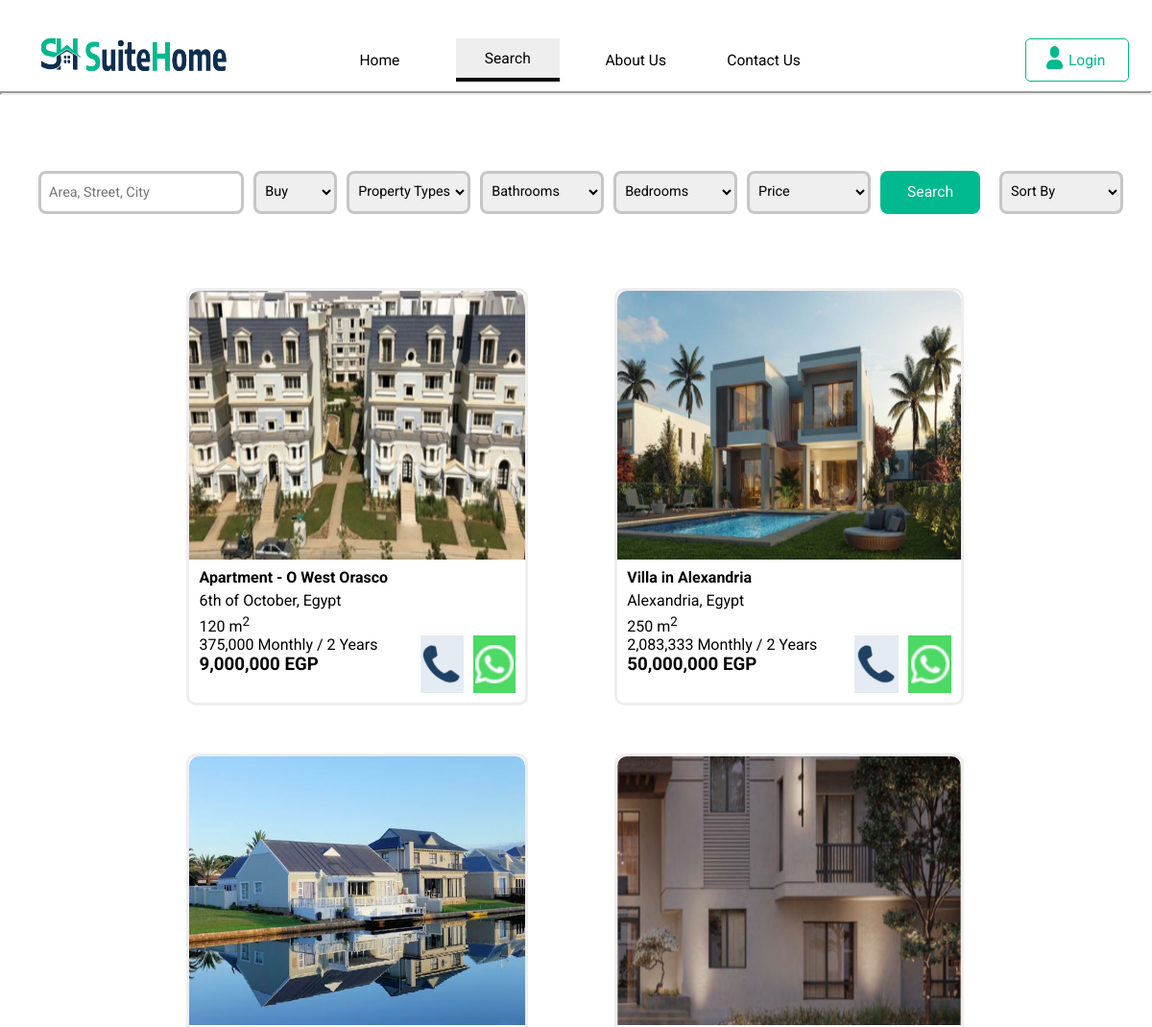
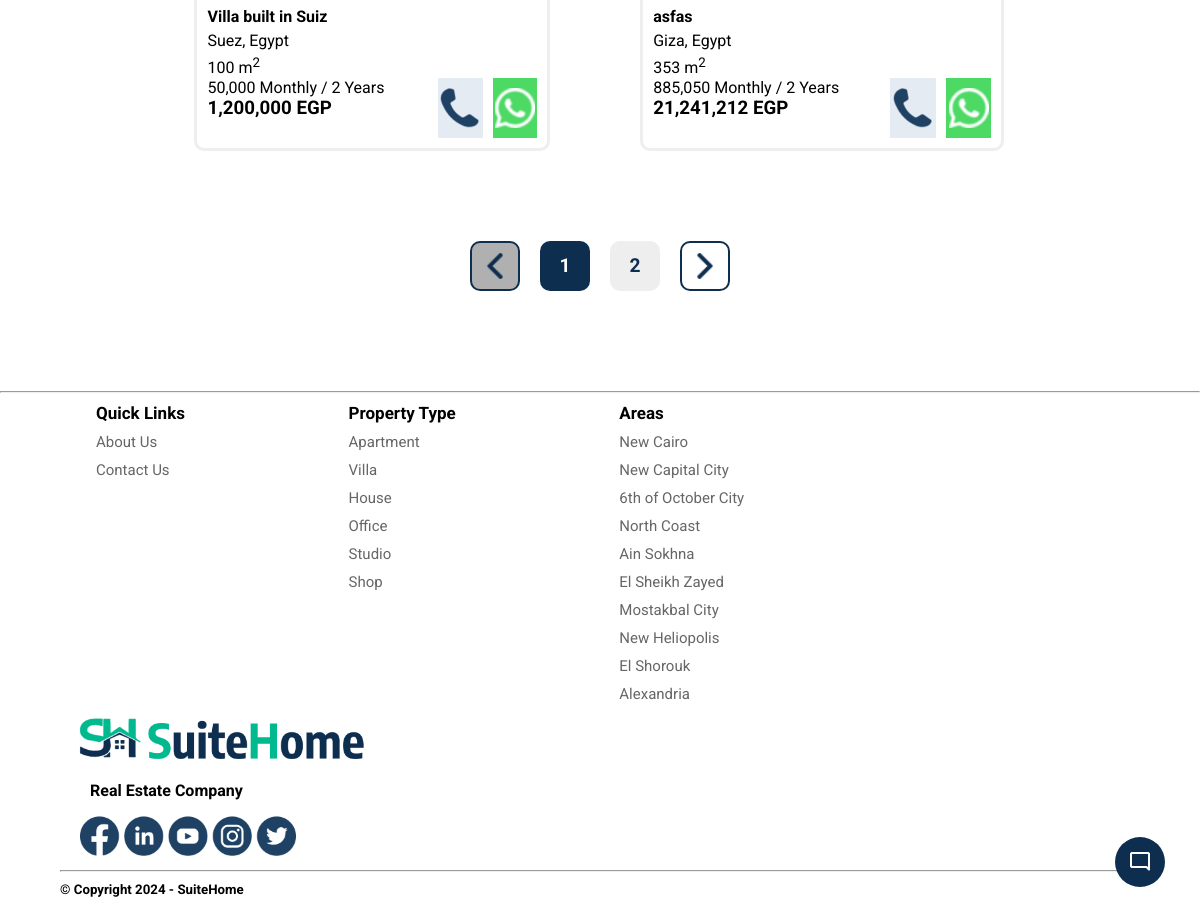
The app's page /search/ with its own data (2 pictures, top to bottom).
### Real_Estate_Portal/models.py (models this page shows, shortened)
class Property(models.Model):
    name = models.CharField(max_length=50)
    price = models.DecimalField(default=0,decimal_places=2,max_digits=10)
    Category=[
    ('APARTMENT','Apartment'),
    ('VILLA','Villa'),
    ('HOUSE','House'),
    ('APARTMENT','Apartment'),
    ('OFFICE','Office'),
    ('STUDIO','Studio'),
    ('SHOP','Shop')
    ]
    category = models.CharField(choices=Category,max_length=10)
    description = models.CharField(max_length=500,default='',blank=True,null=True)
    image1 = models.ImageField(upload_to='images/properties/')
    image2 = models.ImageField(upload_to='images/properties/')
    image3 = models.ImageField(upload_to='images/properties/')
    size = models.PositiveIntegerField(default=1)
    Bathrooms=models.PositiveIntegerField(default=1)
    Bedrooms=models.PositiveIntegerField(default=1)
    seller_ID = models.PositiveIntegerField(default=0,null=True)
    Buy = models.BooleanField(default=False) #0=not sold 1=buy
    city= models.CharField(default='City',max_length=50)
    floor_number = models.PositiveIntegerField(default=1)
    apartment_number = models.PositiveIntegerField(default=1)
    installment_years = models.PositiveIntegerField(default=1)
    longitude= models.DecimalField(default=0,decimal_places=15,max_digits=19)
    latitude= models.DecimalField(default=0,decimal_places=15,max_digits=19)

### Real_Estate_Portal/views.py (the view, shortened to what this page needs)
# urls.py: path('search/',views.search,name='search'),
def search(request):
    properties=[]
    price_Dictionary={
        '0':[0,9999999999],
       '1-4':[0,4000000],
       '4-10':[4000000,10000000],
       '10-15':[10000000,15000000],
       '15-30':[15000000,30000000],
       '+30':[30000000,99999999999]
    }
    Price_=Bedrooms_=Bathrooms_=property_type_=text_search=Listing_=Sort_=None
    if request.method=='POST':
        property_type_=request.POST.get('property_type')
        Bathrooms_=request.POST.get('Bathrooms')
        Bedrooms_=request.POST.get('Bedrooms')
        Price_=request.POST.get('Price')
        Listing_=request.POST.get('Listing')
        text_search=request.POST.get('search_input')
        Sort_=request.POST.get('Sort')
        if property_type_==None and Bathrooms_==None and Bedrooms_==None and Price_==None and text_search==None:
            g=Property.objects.filter(Buy=Listing_)
        else:
            s1=s2=s3=s4=s5=s6=Property.objects.filter(Buy=Listing_)
            if property_type_!=None:
                if property_type_=='0':
                    s1=s6
                else:
                    s1=Property.objects.filter(category=property_type_.upper())
            if Bathrooms_!=None:
                if Bathrooms_=='0':
                    s2=s6
                else:
                    s2=Property.objects.filter(Bathrooms=Bathrooms_)
            if Bedrooms_!=None:
                if Bedrooms_=='0':
                    s3=s6
                else:
                    s3=Property.objects.filter(Bedrooms=Bedrooms_)
            if Price_!=None:
                s4=Property.objects.filter(price__range=(price_Dictionary[Price_][0],price_Dictionary[Price_][1]))
            if text_search!=None: #__contains
                text_search=text_search
                s5=Property.objects.filter(Q(city__contains=text_search) | Q(name__contains=text_search) |
                                           Q(category__contains=text_search) | Q(description__contains=text_search))
            g=s1.intersection(s2,s3,s4,s5)
    else:
        g=Property.objects.filter(Buy=True)
    if Sort_==None:
        g=g.order_by('id')
    else:
        g=g.order_by(Sort_)
    properties=Properties_Views(g,request)
    selection=search_selection(property_type_,Bathrooms_,Bedrooms_,Price_,Listing_,text_search,Sort_)
    data=None
    return render(request, 'search.html', {'properties':properties,'loggedin':loggedin(request),'selection':selection,'data':data,'b':[0,1,0,0]})

### Real_Estate_Portal/views.py (called while the page is built)
def loggedin(request):
    auth=False
    if request.user.is_authenticated:
        auth=True
    return auth

def Properties_Views(g,request):
    properties=[]
    for i in g:
        tmp=[]
        y=str(i.price)
        y=y[::-1]
        z=str(int(((i.price)/(i.installment_years))/12))
        z=z[::-1]
        if len(z)>=7:
         price_per_year_=z[0:3]+','+z[3:6]+','+z[6:]
        else:
         price_per_year_=z[0:3]+','+z[3:]
        if len(y)==5:
            price_=y[3:6]+','+y[6:9]+','+y[9:]
        else:
            price_=y[3:6]+','+y[6:9]+','+y[9:]
        price_=price_[::-1]
        price_per_year_=price_per_year_[::-1]
        tmp.append(i)
        tmp.append(price_)
        tmp.append(price_per_year_)
        properties.append(tmp)
    p = Paginator(properties,4)
    page = request.GET.get('page')
    paging= p.get_page(page)
    return paging

### Real_Estate_Portal/templates/search.html (shortened to what this page needs)
{%load static%}
<!DOCTYPE html>
<html lang="en">
<head>
    <link rel="stylesheet" href="https://cdnjs.cloudflare.com/ajax/libs/font-awesome/4.7.0/css/font-awesome.min.css">
    <link rel="stylesheet" href="{% static 'search.css'%}">
</head>
<body>
    {% include 'nav_bar.html' %}
    <form method="POST" action="{% url 'search' %}" class="search">
        <input type="text" name='search_input' placeholder="Area, Street, City" value="{{selection.5}}">
        <select name="Listing" id="Listing">
            <option value='1' {{selection.0.0}}>Buy</option>
        </select>
        <select name="property_type" id="property_type">
            <option value="" disabled selected>Property Types</option>
        </select>
        <select name="Bathrooms" id="Bathrooms">
            <option value="" disabled selected>Bathrooms</option>
        </select>
        <select name="Bedrooms" id="Bedrooms">
            <option value="" disabled selected>Bedrooms</option>
        </select>
        <select name="Price" id="Price">
            <option value="" disabled selected>Price</option>
        </select>
        <button type="submit">Search</button>
        <select name="Sort" id="sort">
            <option value="" disabled selected>Sort By</option>
        </select>
    </form>
    <main>
        {%if properties%}
        {% for property in properties %}
            <div class="apartment">
                <a href="{%url 'property' property.0.id %}">
                    <img  class="apartment_img" src="{{property.0.image1.url}}" alt="Apartment 1">
                </a>
                <h4>{{property.0.name}}</h4>
                <p>{{property.0.city}}, Egypt</p>
            <div>
                    <p>{{property.0.size}} m<sup>2</sup></p>
                </div>
                <div class="price_and_contact">
                    <div class="price">
                        <p>{{property.2}} Monthly / {{property.0.installment_years}} Years </p>
                        <h3>{{property.1}} EGP</h3>
                    </div>
                    <div class="contact">
                        <a class="call" href="">
                            <img src="{% static '/imgs/call.png'%}" alt="Call">
                        </a>
                        <a class="whatsapp" href="">
                            <img src="{% static '/imgs/whatsapp.png'%}" alt="Whatsapp">
                        </a>
                    </div>
                </div>
            </div>
        {% endfor %}
        {%else%}
        No results found!
        {%endif%}
    </main>
<div class="page_selector">
    {% if properties.has_previous %}
        <a class="left_arrow" href="?page={{properties.previous_page_number}}">
            <img src="{%static '/imgs/arrow.png'%}" alt="left-arrow">
        </a>
        <a href="?page={{properties.previous_page_number}}">
            <button style="font-size: larger; color: #0e2e50; font-weight: bold;">{{properties.previous_page_number}}</button>
        </a>
    {%else%}
        <a class="left_arrow">
            <img style="background-color: rgb(176, 176, 176)" src="{%static '/imgs/arrow.png'%}" alt="left-arrow">
        </a>
    {% endif %}
    <a href="">
        <button style="font-size: larger; color: white; font-weight: bold; background-color: #0e2e50;">{{properties.number}}</button>
    </a>
    {% if properties.has_next %}
        <a href="?page={{properties.next_page_number}}">
            <button style="font-size: larger; color: #0e2e50; font-weight: bold;">{{properties.next_page_number}}</button>
        </a>
        <a class="right_arrow" href="?page={{properties.next_page_number}}">
            <img src="{%static '/imgs/arrow.png'%}" alt="right-arrow">
        </a>
    {%else%}
        <a class="right_arrow">
            <img style="background-color: rgb(176, 176, 176)" src="{%static '/imgs/arrow.png'%}" alt="right-arrow">
        </a>
    {% endif %}
</div>
{% include 'footer.html' %}
</body>
</html>

### static/search.css (style rules this page uses)
:root { --dark-blue: #001d47; --light-green: #00b98e; }
* { box-sizing: border-box; font-family: Roboto , sans-serif; margin: 0; }
body { height: auto; margin-bottom: 20px; }
.search { margin-top: 150px; margin-left: 2.5%; display: flex; flex-direction: row; justify-content: space-around; align-items: center; border-radius: 8px; width: 95%; height: 100px; gap: 10px; }
.search * { height: 45px; border-radius: 8px; border: none; font-size: 1.2vw; }
.search input { width: 25%; margin-left: 10px; padding-left: 8px; border: 3px solid #c7c6c6; }
.search select { cursor: pointer; width: 15%; padding-left: 5px; border: 3px solid #c7c6c6; }
.search button { width: 12%; font-size: 1.3vw; background-color: #00b98e; color: #fff; outline: none; margin-right: 10px; cursor: pointer; transition: box-shadow 0.5s; }
#Listing { width: 10%; }
main { display: grid; grid-template-columns: auto auto ; width: 100%; row-gap: 50px; margin-top: 50px; padding: 0px 150px; }
.apartment { position: relative; display: flex; flex-direction: column; margin-left: auto; margin-right: auto; width: 80%; border: #eee 2px solid; border-radius: 10px; border: 3px solid #eee; transition: box-shadow 0.4s; }
.apartment_img { width: 100%; height: 280px; border-radius: 10px 10px 0px 0px; }
.apartment h4 , .apartment p , .details { margin: 5px 10px 0px; }
.price_and_contact { display: flex; flex-direction: row; justify-content: space-between; margin: 0px 10px; }
.price p { margin: 0px; }
.contact { margin-bottom: 10px; display: flex; flex-direction: row; column-gap: 10px; width: 30%; }
.contact a { width: 100%; height: 60px; }
.call { background-color:#e4ebf2; }
.whatsapp { background-color: #4cd964; }
.call , .whatsapp { display: flex; flex-direction: row; align-items: center; justify-content: center; }
.page_selector { width: 100%; display: flex; flex-direction: row; justify-content: center; margin-top: 90px; gap: 20px; }
.page_selector * { width: 50px; height: 50px; cursor: pointer; border-radius: 10px; }
.left_arrow img , .right_arrow img { padding: 10px; transition: background-color 0.5s; }
.left_arrow img { border: #0e2e50 2px solid; }
.right_arrow img { border: #0e2e50 2px solid ; transform: rotate(180deg); }
.page_selector button { border: none; background-color: #eee; font-size: 16px; transition: box-shadow 0.5s; }

### static/nav_bar.css (style rules this page uses)
:root { --dark-blue: #001d47; --light-green: #00b98e; }
* { box-sizing: border-box; font-family: Roboto , sans-serif; margin: 0; }
body { height: auto; margin-bottom: 20px; }

### static/footer.css (style rules this page uses)
:root { --dark-blue: #001d47; --light-green: #00b98e; }
* { box-sizing: border-box; font-family: Roboto , sans-serif; margin: 0; }
body { height: auto; margin-bottom: 20px; }

### records on screen
Property: image1 (picture), name "Apartment - O West Orasco", city "6th of October", size "120", property "375,000", installment_years "2", price "9,000,000"
Property: image1 (picture), name "Villa in Alexandria", city "Alexandria", size "250", property "2,083,333", installment_years "2", price "50,000,000"
Property: image1 (picture), name "Villa built in Suiz", city "Suez", size "100", property "50,000", installment_years "2", price "1,200,000"
Property: image1 (picture), name "asfas", city "Giza", size "353", property "885,050", installment_years "2", price "21,241,212"

### other values on screen
{{ properties.number }} "1"
{{ properties.next_page_number }} "2"
